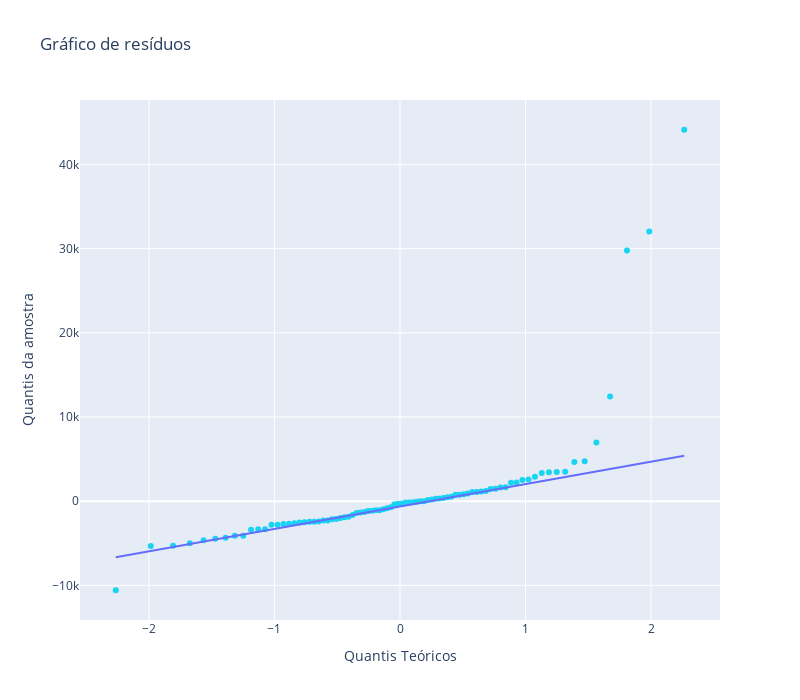

Source (notebook cell):
### Code cell
import plotly.graph_objs as go
fig = go.Figure()

fig.add_trace({
    'type': 'scatter',
    'x': qqplot_data[0].get_xdata(),
    'y': qqplot_data[0].get_ydata(),
    'mode': 'markers',
    'marker': {
        'color': '#19d3f3'
    }
})

fig.add_trace({
    'type': 'scatter',
    'x': qqplot_data[1].get_xdata(),
    'y': qqplot_data[1].get_ydata(),
    'mode': 'lines',
    'line': {
        'color': '#636efa'
    }

})


fig['layout'].update({
    'title': 'Gráfico de resíduos',
    'xaxis': {
        'title': 'Quantis Teóricos',
        'zeroline': False
    },
    'yaxis': {
        'title': 'Quantis da amostra'
    },
    'showlegend': False,
    'width': 800,
    'height': 700,
})

fig.show()
